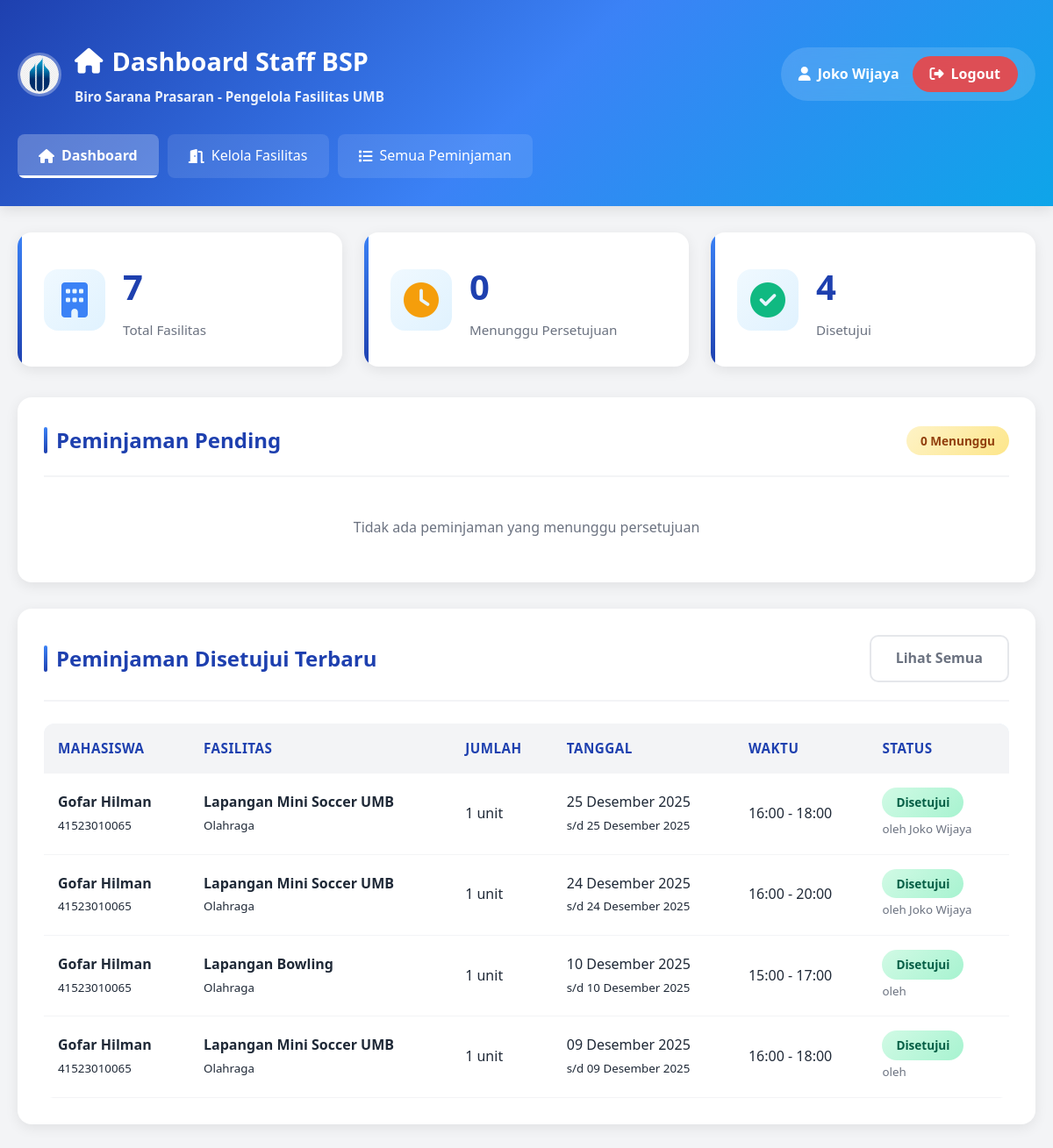
Page /bsp/dashboard.php (signed in) on the committed database.
### tables this page shows
CREATE TABLE `peminjaman_fasilitas` (
  `id` int(11) NOT NULL,
  `user_id` int(11) NOT NULL,
  `fasilitas_id` int(11) NOT NULL,
  `tanggal_mulai` date NOT NULL,
  `tanggal_selesai` date NOT NULL,
  `jam_mulai` time NOT NULL,
  `jam_selesai` time NOT NULL,
  `jumlah_pinjam` int(11) DEFAULT 1,
  `keperluan` text NOT NULL,
  `dokumen_pendukung` varchar(255) DEFAULT NULL,
  `status` enum('pending','disetujui','ditolak') DEFAULT 'pending',
  `disetujui_oleh` int(11) DEFAULT NULL,
  `nama_penyetuju` varchar(100) DEFAULT NULL,
  `catatan` text DEFAULT NULL,
  `created_at` timestamp NOT NULL DEFAULT current_timestamp(),
  `updated_at` timestamp NOT NULL DEFAULT current_timestamp() ON UPDATE current_timestamp()
);

CREATE TABLE `users` (
  `id` int(11) NOT NULL,
  `nim` varchar(20) NOT NULL,
  `nama` varchar(100) NOT NULL,
  `email` varchar(100) DEFAULT NULL,
  `password` varchar(255) NOT NULL,
  `prodi` varchar(100) DEFAULT NULL,
  `created_at` timestamp NOT NULL DEFAULT current_timestamp()
);

CREATE TABLE `fasilitas` (
  `id` int(11) NOT NULL,
  `nama_fasilitas` varchar(100) NOT NULL,
  `kategori` varchar(50) DEFAULT NULL,
  `jumlah` int(11) DEFAULT 1,
  `kondisi` enum('baik','rusak') DEFAULT 'baik',
  `memerlukan_proposal` tinyint(1) DEFAULT 0,
  `gambar` varchar(255) DEFAULT NULL,
  `deskripsi` text DEFAULT NULL,
  `created_at` timestamp NOT NULL DEFAULT current_timestamp()
);

### bsp/dashboard.php (the view, shortened to what this page needs)
<?php
require_once '../config.php';
$staff_nama = $_SESSION['staff_bsp_nama'];
function formatTanggal($tanggal) {
    $bulan = array(
        1 => 'Januari',
        'Februari',
        'Maret',
        'April',
        'Mei',
        'Juni',
        'Juli',
        'Agustus',
        'September',
        'Oktober',
        'November',
        'Desember'
    );
    $pecahkan = explode('-', $tanggal);
    if (count($pecahkan) == 3) {
        return $pecahkan[2] . ' ' . $bulan[(int)$pecahkan[1]] . ' ' . $pecahkan[0];
    }
    return $tanggal;
}
$total_fasilitas = $conn->query("SELECT COUNT(*) as total FROM fasilitas")->fetch_assoc()['total'];
$total_pending = $conn->query("SELECT COUNT(*) as total FROM peminjaman_fasilitas WHERE status = 'pending'")->fetch_assoc()['total'];
$total_disetujui = $conn->query("SELECT COUNT(*) as total FROM peminjaman_fasilitas WHERE status = 'disetujui'")->fetch_assoc()['total'];
$pending_query = "
    SELECT pf.*, f.nama_fasilitas, f.kategori, u.nama as nama_peminjam, u.nim
    FROM peminjaman_fasilitas pf
    JOIN fasilitas f ON pf.fasilitas_id = f.id
    JOIN users u ON pf.user_id = u.id
    WHERE pf.status = 'pending'
    ORDER BY pf.created_at ASC
";
$pending_result = $conn->query($pending_query);
$approved_query = "
    SELECT pf.*, f.nama_fasilitas, f.kategori, u.nama as nama_peminjam, u.nim
    FROM peminjaman_fasilitas pf
    JOIN fasilitas f ON pf.fasilitas_id = f.id
    JOIN users u ON pf.user_id = u.id
    WHERE pf.status = 'disetujui'
    ORDER BY pf.tanggal_mulai DESC
    LIMIT 10
";
$approved_result = $conn->query($approved_query);
?>
<!DOCTYPE html>
<html lang="id">
<head>
    <link rel="stylesheet" href="../assets/css/style.css">
    <link rel="stylesheet" href="https://cdnjs.cloudflare.com/ajax/libs/font-awesome/6.4.0/css/all.min.css">
</head>
<body>
    <div class="dashboard">
        <div class="dashboard-header">
            <div class="container">
                <div class="dashboard-nav">
                    <div class="nav-brand">
                        <img src="../assets/images/logo-umb.png" alt="Logo UMB" class="nav-logo" onerror="this.style.display='none'">
                        <div class="dashboard-title">
                            <h1><i class="fas fa-home"></i> Dashboard Staff BSP </h1>
                            <p>Biro Sarana Prasaran - Pengelola Fasilitas UMB</p>
                        </div>
                    </div>
                    <div class="user-info">
                        <span><?= htmlspecialchars($staff_nama) ?></span>
                        <a href="../logout.php" class="logout-btn">Logout</a>
                    </div>
                </div>
                <div class="dashboard-menu">
                    <a href="dashboard.php" class="active"><i class="fas fa-home"></i> Dashboard</a>
                    <a href="fasilitas.php"><i class="fas fa-door-open"></i> Kelola Fasilitas</a>
                    <a href="riwayatpeminjaman.php"><i class="fas fa-list"></i> Semua Peminjaman</a>
                </div>
            </div>
        </div>
        <div class="dashboard-content">
            <div class="container">
                <div class="stats-grid">
                    <div class="stat-card">
                        <div class="stat-icon" style="color: #3b82f6;">
                            <i class="fas fa-building"></i>
                        </div>
                        <div class="stat-info">
                            <h3><?= $total_fasilitas ?></h3>
                            <p>Total Fasilitas</p>
                        </div>
                    </div>
                    <div class="stat-card">
                        <div class="stat-icon" style="color: #f59e0b;">
                            <i class="fas fa-clock"></i>
                        </div>
                        <div class="stat-info">
                            <h3><?= $total_pending ?></h3>
                            <p>Menunggu Persetujuan</p>
                        </div>
                    </div>
                    <div class="stat-card">
                        <div class="stat-icon" style="color: #10b981;">
                            <i class="fas fa-check-circle"></i>
                        </div>
                        <div class="stat-info">
                            <h3><?= $total_disetujui ?></h3>
                            <p>Disetujui</p>
                        </div>
                    </div>
                </div>
                <div class="card">
                    <div class="card-header">
                        <h2 class="card-title">Peminjaman Pending</h2>
                        <span class="badge badge-warning"><?= $total_pending ?> Menunggu</span>
                    </div>
                    <?php if ($pending_result->num_rows > 0): ?>
                        <div class="table-responsive">
                            <table>
                                <thead>
                                    <tr>
                                        <th>Mahasiswa</th>
                                        <th>Fasilitas</th>
                                        <th>Jumlah</th>
                                        <th>Tanggal</th>
                                        <th>Waktu</th>
                                        <th>Keperluan</th>
                                        <th>Aksi</th>
                                    </tr>
                                </thead>
                                <tbody>
                                    <?php while ($row = $pending_result->fetch_assoc()): ?>
                                        <tr>
                                            <td>
                                                <strong><?= htmlspecialchars($row['nama_peminjam']) ?></strong><br>
                                                <small><?= htmlspecialchars($row['nim']) ?></small>
                                            </td>
                                            <td>
                                                <strong><?= htmlspecialchars($row['nama_fasilitas']) ?></strong><br>
                                                <small><?= htmlspecialchars($row['kategori']) ?></small>
                                            </td>
                                            <td><?= $row['jumlah_pinjam'] ?> unit</td>
                                            <td>
                                                <?= formatTanggal($row['tanggal_mulai']) ?><br>
                                                <small>s/d <?= formatTanggal($row['tanggal_selesai']) ?></small>
                                            </td>
                                            <td><?= date('H:i', strtotime($row['jam_mulai'])) ?> - <?= date('H:i', strtotime($row['jam_selesai'])) ?></td>
                                            <td style="max-width: 200px;">
                                                <small><?= htmlspecialchars($row['keperluan']) ?></small>
                                            </td>
                                            <td>
                                                <button onclick="showApproveModal(<?= $row['id'] ?>)" class="btn btn-success">
                                                    <i class="fas fa-check"></i> Setuju
                                                </button>
                                                <button onclick="showRejectModal(<?= $row['id'] ?>)" class="btn btn-danger">
                                                    <i class="fas fa-times"></i> Tolak
                                                </button>
                                            </td>
                                        </tr>
                                    <?php endwhile; ?>
                                </tbody>
                            </table>
                        </div>
                    <?php else: ?>
                        <p style="text-align: center; padding: 20px; color: #6b7280;">Tidak ada peminjaman yang menunggu persetujuan</p>
                    <?php endif; ?>
                </div>
                <div class="card">
                    <div class="card-header">
                        <h2 class="card-title">Peminjaman Disetujui Terbaru</h2>
                        <a href="riwayatpeminjaman.php" class="btn btn-outline">Lihat Semua</a>
                    </div>
                    <?php if ($approved_result->num_rows > 0): ?>
                        <div class="table-responsive">
                            <table>
                                <thead>
                                    <tr>
                                        <th>Mahasiswa</th>
                                        <th>Fasilitas</th>
                                        <th>Jumlah</th>
                                        <th>Tanggal</th>
                                        <th>Waktu</th>
                                        <th>Status</th>
                                    </tr>
                                </thead>
                                <tbody>
                                    <?php while ($row = $approved_result->fetch_assoc()): ?>
                                        <tr>
                                            <td>
                                                <strong><?= htmlspecialchars($row['nama_peminjam']) ?></strong><br>
                                                <small><?= htmlspecialchars($row['nim']) ?></small>
                                            </td>
                                            <td>
                                                <strong><?= htmlspecialchars($row['nama_fasilitas']) ?></strong><br>
                                                <small><?= htmlspecialchars($row['kategori']) ?></small>
                                            </td>
                                            <td><?= $row['jumlah_pinjam'] ?> unit</td>
                                            <td>
                                                <?= formatTanggal($row['tanggal_mulai']) ?><br>
                                                <small>s/d <?= formatTanggal($row['tanggal_selesai']) ?></small>
                                            </td>
                                            <td><?= date('H:i', strtotime($row['jam_mulai'])) ?> - <?= date('H:i', strtotime($row['jam_selesai'])) ?></td>
                                            <td>
                                                <span class="badge badge-disetujui">Disetujui</span><br>
                                                <small style="color: #6b7280;">oleh <?= htmlspecialchars($row['nama_penyetuju']) ?></small>
                                            </td>
                                        </tr>
                                    <?php endwhile; ?>
                                </tbody>
                            </table>
                        </div>
                    <?php else: ?>
                        <p style="text-align: center; padding: 20px; color: #6b7280;">Belum ada peminjaman yang disetujui</p>
                    <?php endif; ?>
                </div>
            </div>
        </div>
    </div>
</body>
</html>

### assets/css/style.css (style rules this page uses)
* { margin: 0; padding: 0; box-sizing: border-box; }
:root { --primary-color: #1e40af; --secondary-color: #0ea5e9; --success-color: #10b981; --warning-color: #f59e0b; --danger-color: #ef4444; --dark-color: #1f2937; --light-color: #f3f4f6; --white: #ffffff; --shadow: 0 4px 6px rgba(0, 0, 0, 0.1); --shadow-lg: 0 10px 25px rgba(0, 0, 0, 0.15); }
body { font-family: 'Segoe UI', Tahoma, Geneva, Verdana, sans-serif; line-height: 1.6; color: var(--dark-color); background-color: var(--light-color); }
.container { max-width: 1200px; margin: 0 auto; padding: 0 20px; }
.nav-brand { display: flex; align-items: center; gap: 15px; font-size: 1.3rem; font-weight: bold; }
.btn { padding: 12px 30px; border: none; border-radius: 8px; cursor: pointer; font-size: 1rem; font-weight: 600; text-decoration: none; display: inline-block; transition: all 0.3s; }
.btn-outline { background: transparent; color: var(--white); border: 2px solid var(--white); }
.dashboard { min-height: 100vh; background: var(--light-color); }
.dashboard-header { background: linear-gradient(135deg, var(--primary-color), var(--secondary-color)); color: var(--white); padding: 2rem 0; box-shadow: var(--shadow); }
.dashboard-nav { display: flex; justify-content: space-between; align-items: center; margin-bottom: 1rem; }
.dashboard-title h1 { font-size: 2rem; }
.user-info { display: flex; align-items: center; gap: 15px; }
.logout-btn { background: rgba(255, 255, 255, 0.2); color: var(--white); padding: 8px 20px; border-radius: 6px; text-decoration: none; transition: background 0.3s; }
.dashboard-menu { display: flex; gap: 20px; flex-wrap: wrap; }
.dashboard-menu a { color: var(--white); text-decoration: none; padding: 10px 20px; border-radius: 6px; transition: background 0.3s; }
.dashboard-menu a:hover, .dashboard-menu a.active { background: rgba(255, 255, 255, 0.2); }
.dashboard-content { padding: 30px 0; }
.stats-grid { display: grid; grid-template-columns: repeat(auto-fit, minmax(250px, 1fr)); gap: 20px; margin-bottom: 30px; }
.stat-card { background: var(--white); padding: 25px; border-radius: 12px; box-shadow: var(--shadow); display: flex; align-items: center; gap: 20px; }
.stat-icon { font-size: 2.5rem; width: 60px; height: 60px; display: flex; align-items: center; justify-content: center; border-radius: 12px; background: var(--light-color); }
.stat-info h3 { font-size: 2rem; color: var(--primary-color); margin-bottom: 5px; }
.stat-info p { color: #6b7280; font-size: 0.9rem; }
.card { background: var(--white); border-radius: 12px; box-shadow: var(--shadow); padding: 25px; margin-bottom: 20px; }
.card-header { display: flex; justify-content: space-between; align-items: center; margin-bottom: 20px; padding-bottom: 15px; border-bottom: 2px solid var(--light-color); }
.card-title { font-size: 1.5rem; color: var(--primary-color); }
.table-responsive { overflow-x: auto; }
table { width: 100%; border-collapse: collapse; }
table th, table td { padding: 12px; text-align: left; border-bottom: 1px solid var(--light-color); }
table th { background: var(--light-color); font-weight: 600; color: var(--primary-color); }
.badge { padding: 5px 12px; border-radius: 20px; font-size: 0.85rem; font-weight: 600; display: inline-block; }
.badge-disetujui { background: #d1fae5; color: var(--success-color); }

### rows in the picture
peminjaman_fasilitas: user.nama "Gofar Hilman", user.nim "41523010065", fasilitas.nama_fasilitas "Lapangan Mini Soccer UMB", fasilitas.kategori "Olahraga", jumlah_pinjam "1", tanggal_mulai "25 Desember 2025", tanggal_selesai "25 Desember 2025", jam_mulai "16:00", jam_selesai "18:00", nama_penyetuju "Joko Wijaya"
peminjaman_fasilitas: user.nama "Gofar Hilman", user.nim "41523010065", fasilitas.nama_fasilitas "Lapangan Mini Soccer UMB", fasilitas.kategori "Olahraga", jumlah_pinjam "1", tanggal_mulai "24 Desember 2025", tanggal_selesai "24 Desember 2025", jam_mulai "16:00", jam_selesai "20:00", nama_penyetuju "Joko Wijaya"
peminjaman_fasilitas: user.nama "Gofar Hilman", user.nim "41523010065", fasilitas.nama_fasilitas "Lapangan Bowling", fasilitas.kategori "Olahraga", jumlah_pinjam "1", tanggal_mulai "10 Desember 2025", tanggal_selesai "10 Desember 2025", jam_mulai "15:00", jam_selesai "17:00"
peminjaman_fasilitas: user.nama "Gofar Hilman", user.nim "41523010065", fasilitas.nama_fasilitas "Lapangan Mini Soccer UMB", fasilitas.kategori "Olahraga", jumlah_pinjam "1", tanggal_mulai "09 Desember 2025", tanggal_selesai "09 Desember 2025", jam_mulai "16:00", jam_selesai "18:00"

### other values in the picture
$staff_nama "Joko Wijaya"
$total_fasilitas "7"
$total_pending "0"
$total_disetujui "4"
